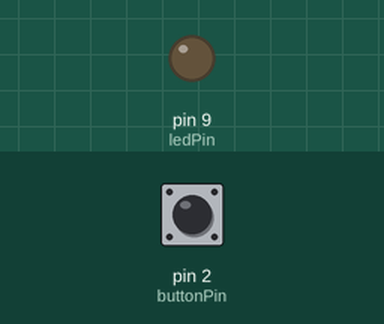
The sketch below on a simulated Arduino Uno, built with avr-gcc and run on an emulated ATmega328P. Parts: output pins drawn as LEDs (lit = HIGH). Inputs (shaded band) come from the test bench; at power-on: pin 2 (buttonPin) LOW.

Above: at 1.2 s.
1.3 s: pin 2 (buttonPin) pulled HIGH for 0.15 s
At 2.5 s:
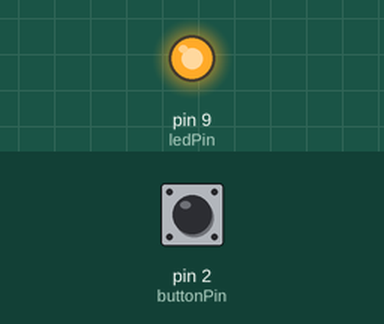
3.0 s: pin 2 (buttonPin) pulled HIGH for 1 s
At 3.8 s:
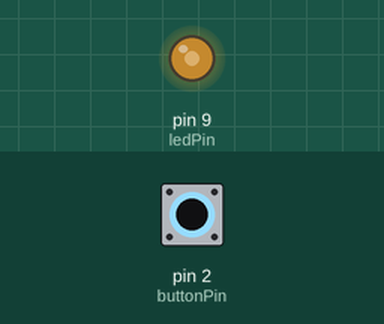
5.5 s: pin 2 (buttonPin) pulled HIGH for 3.2 s
At 9.4 s:
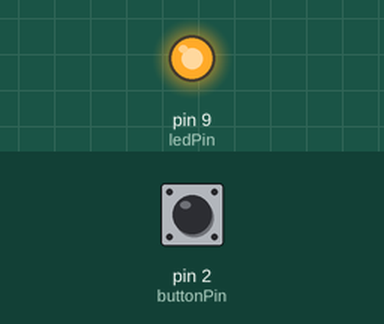
Timing chart, 0 to 10.9 s (numbered marks = the images above; inputs shaded):
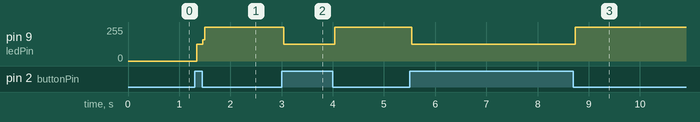

The sketch:

ToggleButton.ino
```cpp
/*
 * Define our ports, these wont change are so are consts
 */
const int buttonPin = 2;
const int ledPin = 9;

/*
 * variables that will change
 */
int buttonState = 0;
bool buttonToggle = false; // A boolean can either be true or false

void setup() {
  pinMode(ledPin, OUTPUT);
  pinMode(buttonPin, INPUT);

  //start the serial monitor
  Serial.begin(9600);
}

void loop() {
  /*
   * Collect data from the button
   */
  buttonState = digitalRead(buttonPin);

  /*
   * Toggle button logic,
   * If the button is pressed and has already been pressed before it turns the bool to false
   * if the button is pressed when it was false it is now true
   */
  if (buttonState == HIGH) {
    if (buttonToggle) {
      buttonToggle = false;
    } else {
      buttonToggle = true;
    }
  }

  /*
   * decide what to do when the button is toggled on and off
   */
  if (buttonToggle) {
    digitalWrite(ledPin, HIGH); //Set the LED to on
  } else {
    digitalWrite(ledPin, LOW); //Turn the LED off
  }
}
```

Measured:
- after the input at 1.3 s, pin 9 (ledPin): 0/255 → 127/255 at once, → 255/255 0.12 s later
- after the input at 3.0 s, pin 9 (ledPin): 255/255 → 127/255 at once, → 255/255 1.0 s later
- after the input at 5.5 s, pin 9 (ledPin): 255/255 → 127/255 at once, → 255/255 3.2 s later
